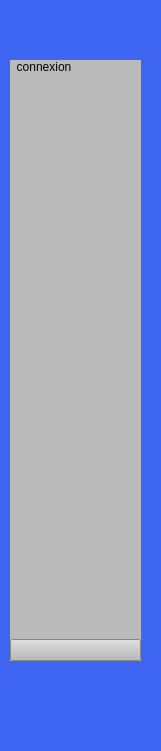
   <widget class="QFrame" name="frame_4">
    <property name="geometry">
     <rect>
      <x>1330</x>
      <y>10</y>
      <width>161</width>
      <height>751</height>
     </rect>
    </property>
    <property name="styleSheet">
     <string notr="true">background-color: rgb(63, 102, 243);
</string>
    </property>
    <property name="frameShape">
     <enum>QFrame::NoFrame</enum>
    </property>
    <widget class="QLabel" name="label_85">
     <property name="geometry">
      <rect>
       <x>10</x>
       <y>0</y>
       <width>131</width>
       <height>61</height>
      </rect>
     </property>
     <property name="styleSheet">
      <string notr="true">image: url(:/qrc/images/autogenius-logo.png);</string>
     </property>
     <property name="text">
      <string/>
     </property>
     <property name="pixmap">
      <pixmap>../../PERSONNEL/personnel/images/autogenius-logo.png</pixmap>
     </property>
     <property name="scaledContents">
      <bool>true</bool>
     </property>
    </widget>
    <widget class="QWidget" name="icon_2" native="true">
     <property name="geometry">
      <rect>
       <x>10</x>
       <y>60</y>
       <width>131</width>
       <height>601</height>
      </rect>
     </property>
     <property name="styleSheet">
      <string notr="true">
background-color: rgb(186, 186, 186);</string>
     </property>
     <layout class="QVBoxLayout" name="verticalLayout_8">
      <item>
       <layout class="QVBoxLayout" name="verticalLayout_9">
        <property name="spacing">
         <number>14</number>
        </property>
        <item>
         <widget class="QLabel" name="label_86">
          <property name="styleSheet">
           <string notr="true">alternate-background-color: rgb(0, 0, 0);
font: 11pt &quot;Segoe UI&quot;;</string>
          </property>
          <property name="text">
           <string>  connexion</string>
          </property>
         </widget>
        </item>
        <item>
         <widget class="QPushButton" name="pushButton_35">
          <property name="minimumSize">
           <size>
            <width>50</width>
            <height>50</height>
           </size>
          </property>
          <property name="styleSheet">
           <string notr="true">border:none;
</string>
          </property>
          <property name="text">
           <string/>
          </property>
          <property name="icon">
           <iconset>
            <normaloff>../../PERSONNEL/personnel/images/user_6542967.png</normaloff>../../PERSONNEL/personnel/images/user_6542967.png</iconset>
          </property>
          <property name="iconSize">
           <size>
            <width>50</width>
            <height>50</height>
           </size>
          </property>
          <property name="checkable">
           <bool>true</bool>
          </property>
          <property name="autoExclusive">
           <bool>true</bool>
          </property>
         </widget>
        </item>
       </layout>
      </item>
      <item>
       <spacer name="verticalSpacer_3">
        <property name="orientation">
         <enum>Qt::Vertical</enum>
        </property>
        <property name="sizeHint" stdset="0">
         <size>
          <width>20</width>
          <height>260</height>
         </size>
        </property>
       </spacer>
      </item>
      <item>
       <widget class="QPushButton" name="pushButton_38">
        <property name="text">
         <string/>
        </property>
        <property name="icon">
         <iconset>
          <normaloff>../../PERSONNEL/personnel/images/ann.png</normaloff>../../PERSONNEL/personnel/images/ann.png</iconset>
        </property>
        <property name="checkable">
         <bool>true</bool>
        </property>
       </widget>
      </item>
     </layout>
    </widget>
   </widget>
